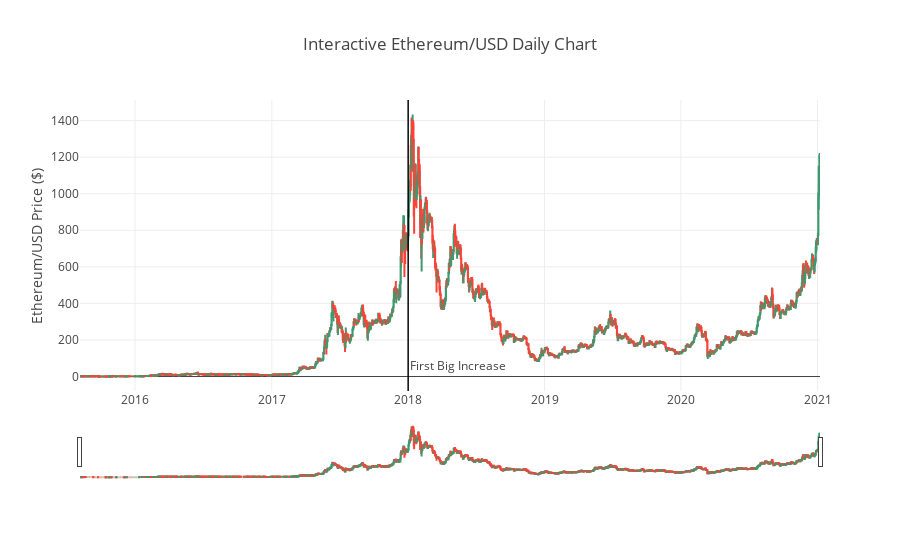

Source (notebook cell):
### Code cell
# Plot User Interactive Ethereum/USD Daily Data
fig = go.Figure(data=[go.Candlestick(x=df2['Date'],
                open=df2['Open'],
                high=df2['High'],
                low=df2['Low'],
                close=df2['Close'])])

fig.layout.update(
    title='Interactive Ethereum/USD Daily Chart',
    yaxis_title='Ethereum/USD Price ($)',
    shapes = [dict(
        x0='2018-01-01', x1='2018-01-01', y0=0, y1=1, xref='x', yref='paper',
        line_width=1)],
    annotations=[dict(
        x='2018-01-01', y=0.05, xref='x', yref='paper',
        showarrow=False, xanchor='left', text='First Big Increase')]
)


fig.show()

### Figure 1 — Plotly figure (JSON) as saved in the notebook; plotly's stock layout.template omitted (floating-point values rounded to 4 significant figures; data arrays with more than 128 entries replaced by an {"elided": "..."} marker saying what was removed)
{"data": [{"close": {"elided": "1981 float values"}, "high": {"elided": "1981 float values"}, "low": {"elided": "1981 float values"}, "open": {"elided": "1981 float values"}, "type": "candlestick", "uid": "008a57e4-ccd2-45c9-ba01-a1b2eb80baef", "x": {"elided": "1981 str values"}}], "layout": {"annotations": [{"showarrow": false, "text": "First Big Increase", "x": "2018-01-01", "xanchor": "left", "xref": "x", "y": 0.05, "yref": "paper"}], "shapes": [{"line": {"width": 1}, "x0": "2018-01-01", "x1": "2018-01-01", "xref": "x", "y0": 0, "y1": 1, "yref": "paper"}], "title": {"text": "Interactive Ethereum/USD Daily Chart"}, "yaxis": {"title": {"text": "Ethereum/USD Price ($)"}}}}
